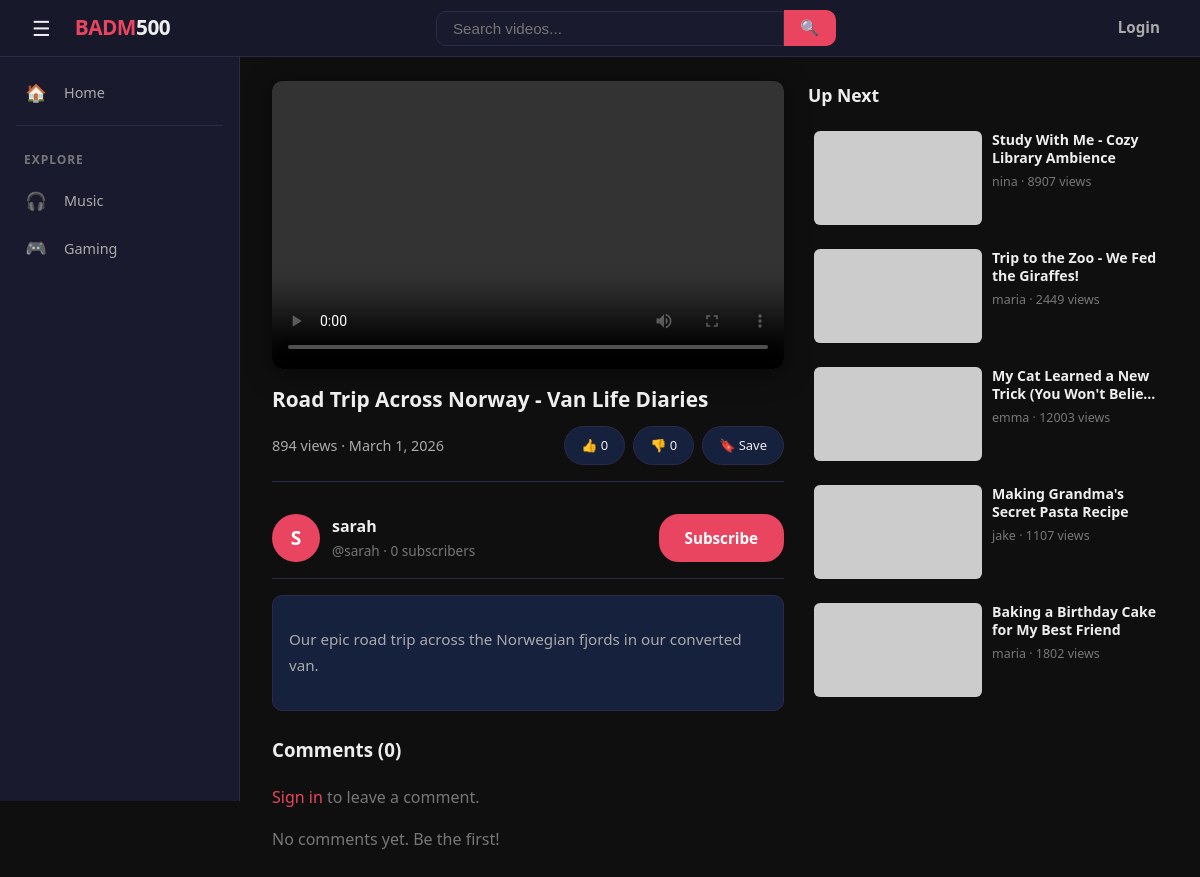
/watch/3/, run on the app's committed database.
### videos/models.py (models this page shows, shortened)
class Video(models.Model):
    VISIBILITY_CHOICES = [
        ('public', 'Public'),
        ('unlisted', 'Unlisted'),
        ('private', 'Private'),
    ]
    title = models.CharField(max_length=200)
    description = models.TextField(blank=True, default='')
    file = models.FileField(upload_to='videos/')
    thumbnail = models.ImageField(upload_to='thumbnails/', blank=True, null=True)
    visibility = models.CharField(max_length=10, choices=VISIBILITY_CHOICES, default='public')
    author = models.ForeignKey(User, on_delete=models.CASCADE, related_name='videos')
    views = models.PositiveIntegerField(default=0)
    duration = models.PositiveIntegerField(null=True, blank=True, help_text='Duration in seconds')
    created_at = models.DateTimeField(default=timezone.now)
    class Meta:
        ordering = ['-created_at']
    @property
    def like_count(self):
        return self.likes.filter(is_like=True).count()
    @property
    def dislike_count(self):
        return self.likes.filter(is_like=False).count()

### videos/views.py (the view, shortened to what this page needs)
# urls.py: path('watch/<int:pk>/', views.watch, name='watch'),
def watch(request, pk):
    video = get_object_or_404(Video, pk=pk)
    video.views += 1
    video.save(update_fields=['views'])
    user = request.user
    user_liked = user_disliked = is_subscribed = is_saved = False
    comments = video.comments.all()
    related_videos = Video.objects.filter(visibility='public').exclude(pk=pk)[:5]
    if user.is_authenticated:
        user_votes = dict(
            CommentVote.objects.filter(user=user, comment__in=comments)
            .values_list('comment_id', 'is_upvote')
        )
        for c in comments:
            c.user_upvoted = user_votes.get(c.pk) is True
            c.user_downvoted = user_votes.get(c.pk) is False
    else:
        for c in comments:
            c.user_upvoted = c.user_downvoted = False
    return render(request, 'watch.html', {
        'video': video,
        'comments': comments,
        'related_videos': related_videos,
        'user_liked': user_liked,
        'user_disliked': user_disliked,
        'is_subscribed': is_subscribed,
        'is_saved': is_saved,
    })

### videos/context_processors.py (called while the page is built)
def notifications(request):
    if request.user.is_authenticated:
        return {
            'unread_count': request.user.notifications.filter(is_read=False).count(),
        }
    return {'unread_count': 0}

### templates/watch.html (shortened to what this page needs)
{% extends 'base.html' %}
{% load video_extras %}
{% block content %}
<div class="player-layout">
    <div class="player-main">
        <div class="player-container">
            <video controls {% if video.thumbnail %}poster="{{ video.thumbnail.url }}"{% endif %}>
                <source src="{% url 'stream_video' video.pk %}" type="video/mp4">
            </video>
        </div>
        <div class="video-info">
            <h1>{{ video.title }}</h1>
            <div class="video-stats">
                <span>{{ video.views }} view{{ video.views|pluralize }} &middot; {{ video.created_at|date:"F j, Y" }}</span>
                <div class="video-actions">
                    {% if user.is_authenticated %}
                    <a href="{% url 'like' video.pk %}?type=like" class="action-btn {% if user_liked %}active-like{% endif %}">&#128077; {{ video.like_count }}</a>
                    <a href="{% url 'like' video.pk %}?type=dislike" class="action-btn {% if user_disliked %}active-like{% endif %}">&#128078; {{ video.dislike_count }}</a>
                    <a href="{% url 'toggle_save' video.pk %}" class="action-btn {% if is_saved %}active-like{% endif %}">&#128278; {% if is_saved %}Saved{% else %}Save{% endif %}</a>
                    {% else %}
                    <a href="{% url 'login' %}">&#128077; {{ video.like_count }}</a>
                    <a href="{% url 'login' %}">&#128078; {{ video.dislike_count }}</a>
                    <a href="{% url 'login' %}">&#128278; Save</a>
                    {% endif %}
                </div>
            </div>
        </div>
        <div class="channel-bar">
            <div class="channel-info">
                <div class="avatar">
                    {% if video.author.profile.avatar %}
                    <img src="{{ video.author.profile.avatar.url }}" alt="{{ video.author.username }}" class="avatar-img-lg">
                    {% else %}
                    {{ video.author.username|first|upper }}
                    {% endif %}
                </div>
                <div>
                    <div class="channel-name">
                        <a href="{% url 'profile' video.author.username %}">{{ video.author.username }}</a>
                    </div>
                    <div class="subscriber-count">@{{ video.author.username }} &middot; {{ video.author.subscribers.count }} subscriber{{ video.author.subscribers.count|pluralize }}</div>
                </div>
            </div>
            {% if user.is_authenticated and user != video.author %}
            <a href="{% url 'subscribe' video.author.username %}" class="btn-subscribe {% if is_subscribed %}subscribed{% endif %}">
                {% if is_subscribed %}Subscribed{% else %}Subscribe{% endif %}
            </a>
            {% elif not user.is_authenticated %}
            <a href="{% url 'login' %}" class="btn-subscribe">Subscribe</a>
            {% endif %}
        </div>
        {% if video.description %}
        <div class="video-description">
            <p>{{ video.description|linebreaksbr }}</p>
        </div>
        {% endif %}
        <div class="comments-section">
            <h3>Comments ({{ comments|length }})</h3>
            {% if user.is_authenticated %}
            <form method="post" class="comment-form">
                {% csrf_token %}
                <div class="avatar-sm">
                    {% if user.profile.avatar %}
                    <img src="{{ user.profile.avatar.url }}" alt="{{ user.username }}" class="avatar-img">
                    {% else %}
                    {{ user.username|first|upper }}
                    {% endif %}
                </div>
                <textarea name="comment_text" placeholder="Add a comment..." required></textarea>
                <button type="submit" class="btn btn-sm btn-primary btn-comment-post">Post</button>
            </form>
            {% else %}
            <p class="text-muted">
                <a href="{% url 'login' %}">Sign in</a> to leave a comment.
            </p>
            {% endif %}
            <div>
                {% for comment in comments %}
                <div class="comment">
                    <div class="avatar-sm">
                        {% if comment.author.profile.avatar %}
                        <img src="{{ comment.author.profile.avatar.url }}" alt="{{ comment.author.username }}" class="avatar-img">
                        {% else %}
                        {{ comment.author.username|first|upper }}
                        {% endif %}
                    </div>
                    <div class="comment-body">
                        <div class="comment-header">
                            <strong>{{ comment.author.username }}</strong>
                            <span>{{ comment.created_at|timesince }} ago</span>
                        </div>
                        <div class="comment-text">{{ comment.text }}</div>
                        <div class="comment-actions">
                            {% if user.is_authenticated %}
                            <a href="{% url 'vote_comment' comment.pk %}?type=up" class="comment-vote {% if comment.user_upvoted %}active-up{% endif %}">&#9650; {{ comment.upvote_count }}</a>
                            <a href="{% url 'vote_comment' comment.pk %}?type=down" class="comment-vote {% if comment.user_downvoted %}active-down{% endif %}">&#9660; {{ comment.downvote_count }}</a>
                            {% else %}
                            <a href="{% url 'login' %}" class="comment-vote">&#9650; {{ comment.upvote_count }}</a>
                            <a href="{% url 'login' %}" class="comment-vote">&#9660; {{ comment.downvote_count }}</a>
                            {% endif %}
                        </div>
                    </div>
                </div>
                {% empty %}
                <p class="text-muted">No comments yet. Be the first!</p>
                {% endfor %}
            </div>
        </div>
    </div>
    <div class="right-sidebar">
        <h3>Up Next</h3>
        {% for rv in related_videos %}
        <a href="{% url 'watch' rv.pk %}" class="sidebar-video">
            <div class="thumb-sm">
                {% if rv.thumbnail %}
                <img src="{{ rv.thumbnail.url }}" alt="{{ rv.title }}">
                {% else %}
                <img src="https://placehold.co/168x94/16213e/e94560?text={{ rv.title|truncatewords:2|urlencode }}" alt="{{ rv.title }}">
                {% endif %}
            </div>
            <div class="thumb-info">
                <h4>{{ rv.title }}</h4>
                <p>{{ rv.author.username }} &middot; {{ rv.views }} views</p>
            </div>
        </a>
        {% endfor %}
    </div>
</div>
{% endblock %}

### static/css/base.css (style rules this page uses)
:root { --bg-primary: #0f0f0f; --bg-secondary: #1a1a2e; --bg-card: #16213e; --bg-input: #1a1a2e; --bg-hover: #1e2a4a; --accent: #e94560; --accent-hover: #ff6b81; --accent-glow: rgba(233, 69, 96, 0.15); --text-primary: #eee; --text-secondary: #aaa; --text-muted: #777; --border: #2a2a4a; --border-light: #333366; --shadow: rgba(0, 0, 0, 0.4); --shadow-lg: rgba(0, 0, 0, 0.6); --radius: 10px; --radius-sm: 6px; --radius-lg: 14px; --transition: 0.25s ease; --max-width: 1200px; --sidebar-width: 240px; }
*, *::before, *::after { box-sizing: border-box; }
html { scroll-behavior: smooth; }
body { font-family: 'Segoe UI', system-ui, -apple-system, sans-serif; margin: 0; background: var(--bg-primary); color: var(--text-primary); line-height: 1.6; min-height: 100vh; }
a { color: var(--accent); text-decoration: none; transition: color var(--transition); }
img { max-width: 100%; display: block; }
.text-muted { color: var(--text-muted); }

### static/css/videos.css (style rules this page uses)
.player-layout { display: grid; grid-template-columns: 1fr 360px; gap: 24px; align-items: start; }
.player-container { background: #000; border-radius: var(--radius); overflow: hidden; aspect-ratio: 16 / 9; box-shadow: 0 4px 24px rgba(0, 0, 0, 0.5); }
.player-container video { width: 100%; height: 100%; display: block; }
.video-info { margin-top: 16px; }
.video-info h1 { font-size: 1.3em; margin: 0 0 12px 0; line-height: 1.4; }
.video-info .video-stats { display: flex; align-items: center; justify-content: space-between; flex-wrap: wrap; gap: 12px; padding-bottom: 16px; border-bottom: 1px solid var(--border); color: var(--text-secondary); font-size: 0.9em; }
.video-info .video-actions { display: flex; gap: 8px; }
.video-info .video-actions a, .video-info .video-actions button { background: var(--bg-card); border: 1px solid var(--border); color: var(--text-primary); padding: 8px 16px; border-radius: 20px; cursor: pointer; font-size: 0.9em; transition: all var(--transition); text-decoration: none; display: inline-flex; align-items: center; gap: 4px; }
.channel-bar { display: flex; align-items: center; justify-content: space-between; margin-top: 16px; padding: 16px 0; border-bottom: 1px solid var(--border); }
.channel-info { display: flex; align-items: center; gap: 12px; }
.avatar { width: 48px; height: 48px; border-radius: 50%; background: var(--accent); display: flex; align-items: center; justify-content: center; font-size: 1.2em; color: #fff; font-weight: 700; flex-shrink: 0; }
.channel-info .channel-name { font-weight: 600; font-size: 1em; }
.channel-info .channel-name a { color: var(--text-primary); }
.channel-info .subscriber-count { color: var(--text-muted); font-size: 0.85em; }
.btn-subscribe { background: var(--accent); color: #fff; border: 2px solid var(--accent); padding: 10px 24px; border-radius: 20px; font-weight: 600; cursor: pointer; transition: all var(--transition); text-decoration: none; font-size: 0.95em; white-space: nowrap; }
.video-description { margin-top: 16px; padding: 16px; background: var(--bg-card); border-radius: var(--radius); color: var(--text-secondary); font-size: 0.95em; line-height: 1.7; border: 1px solid var(--border); }
.right-sidebar h3 { margin: 0 0 16px 0; font-size: 1.1em; font-weight: 700; }
.sidebar-video { display: flex; gap: 10px; margin-bottom: 12px; text-decoration: none; color: inherit; padding: 6px; border-radius: var(--radius-sm); transition: background var(--transition); }
.sidebar-video .thumb-sm { width: 168px; height: 94px; border-radius: var(--radius-sm); background: #111; flex-shrink: 0; overflow: hidden; position: relative; }
.sidebar-video .thumb-sm img { width: 100%; height: 100%; object-fit: cover; transition: transform 0.3s ease; }
.sidebar-video .thumb-info h4 { margin: 0 0 4px 0; font-size: 0.88em; font-weight: 600; line-height: 1.3; display: -webkit-box; -webkit-line-clamp: 2; -webkit-box-orient: vertical; overflow: hidden; color: var(--text-primary); }
.sidebar-video .thumb-info p { margin: 0; font-size: 0.78em; color: var(--text-muted); }
.comments-section { margin-top: 24px; }
.comments-section h3 { margin: 0 0 20px 0; font-weight: 700; }

### data on the page
Video: title "Road Trip Across Norway - Van Life Diaries", views "894", created_at "March 1, 2026", like_count "0", dislike_count "0", author.username|first "S", author.username "sarah", author.subscribers.count "0", description "Our epic road trip across the Norwegian fjords in our converted van."
Video: title "Study With Me - Cozy Library Ambience", author.username "nina", views "8907"
Video: title "Trip to the Zoo - We Fed the Giraffes!", author.username "maria", views "2449"
Video: title "My Cat Learned a New Trick (You Won't…", author.username "emma", views "12003"
Video: title "Making Grandma's Secret Pasta Recipe", author.username "jake", views "1107"
Video: title "Baking a Birthday Cake for My Best Friend", author.username "maria", views "1802"

### other printed values
{{ comments|length }} "0"
